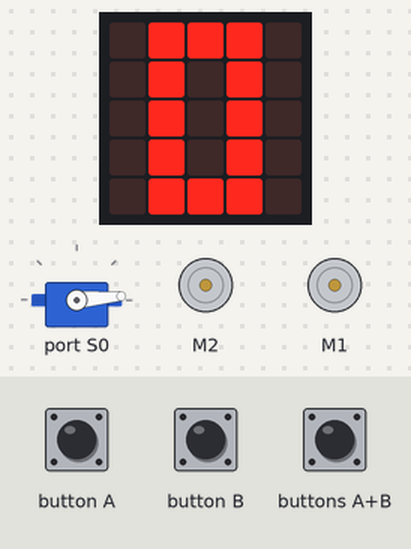
Bench run of a program on a simulated BBC micro:bit (MakeCode). Parts: the board's 5×5 LED display, servo, 2 × DC motor (green arrow = forward, orange = backward, longer = faster). The test bench sets the inputs (shaded band).

Above: at 1.6 s.
1.7 s: buttons A+B pressed for 1 s
At 3.2 s:
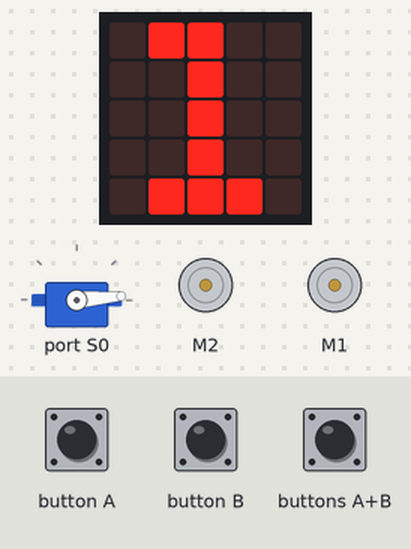
4.2 s: buttons A+B pressed for 0.15 s
At 5.5 s:
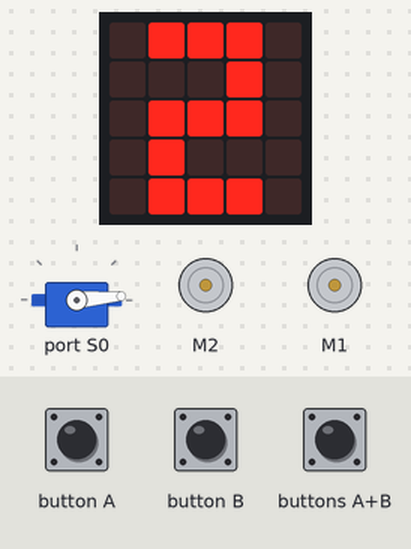
5.8 s: button A pressed for 3.2 s
At 6.67 s:
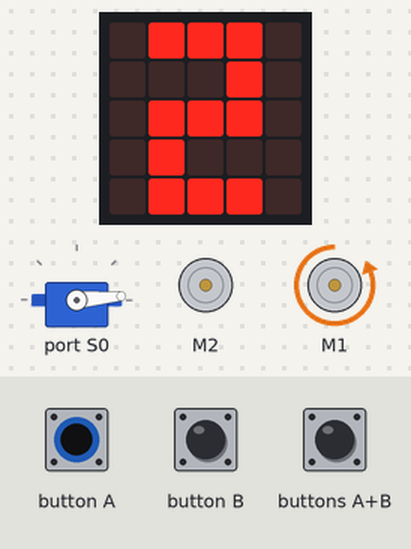
10.5 s: button B pressed for 0.15 s
At 11.5 s:
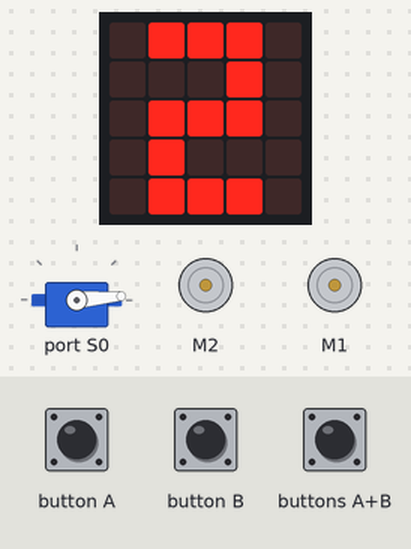
12.1 s: button B pressed for 3.2 s
At 12.66 s:
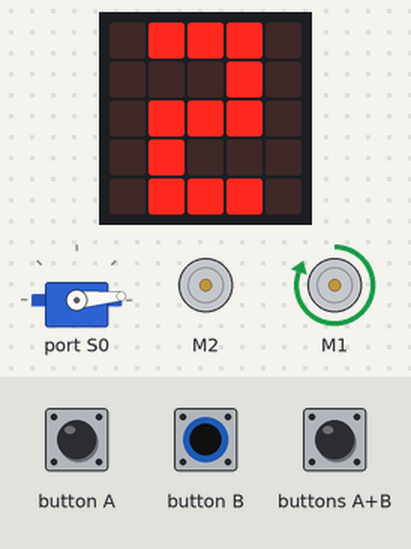
16.8 s: buttons A+B pressed for 3.2 s
Timing chart, 0 to 21.5 s (numbered marks = the images above; inputs shaded):
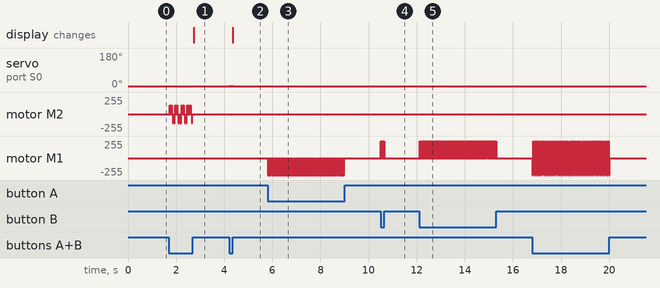

Measured:
- after the input at 1.7 s, the display: changes after 1.0 s (image 1)
- after the input at 4.2 s, servo on port S0: alternates 6° for 0.02 s and 5° for 0.04 s, 6 changes in all, then stays 5°, starting at once; the display: changes after 0.16 s (image 2)
- after the input at 5.8 s, motor M1: alternates backward 255/255 for 0.02 s and stopped for 0.02 s, 158 changes in all, then stays stopped, starting at once
- after the input at 10.5 s, motor M1: alternates forward 255/255 for 0.02 s and stopped for 0.02 s, 8 changes in all, then stays stopped, starting at once
- after the input at 12.1 s, motor M1: alternates forward 255/255 for 0.02 s and stopped for 0.02 s, 158 changes in all, then stays stopped, starting at once

The program:

main.ts
```typescript
function base () {
    if (input.buttonIsPressed(Button.A)) {
        wuKong.setMotorSpeed(wuKong.MotorList.M2, -53)
        control.waitMicros(5000)
        wuKong.stopAllMotor()
    }
    if (input.buttonIsPressed(Button.B)) {
        wuKong.setMotorSpeed(wuKong.MotorList.M2, 51)
        control.waitMicros(5000)
        wuKong.stopAllMotor()
    }
}
function garra () {
    if (input.buttonIsPressed(Button.A)) {
        wuKong.setMotorSpeed(wuKong.MotorList.M1, -100)
        control.waitMicros(20000)
        wuKong.stopAllMotor()
    }
    if (input.buttonIsPressed(Button.B)) {
        wuKong.setMotorSpeed(wuKong.MotorList.M1, 100)
        control.waitMicros(20000)
        wuKong.stopAllMotor()
    }
}
input.onButtonPressed(Button.AB, function () {
    control.waitMicros(6000)
    if (modo == 0) {
        basic.showLeds(`
            . # # . .
            . . # . .
            . . # . .
            . . # . .
            . # # # .
            `)
        modo = 1
    } else {
        if (modo == 1) {
            modo = 2
            basic.showLeds(`
                . # # # .
                . . . # .
                . # # # .
                . # . . .
                . # # # .
                `)
        } else {
            if (modo == 2) {
                modo = 0
                basic.showLeds(`
                    . # # # .
                    . # . # .
                    . # . # .
                    . # . # .
                    . # # # .
                    `)
            }
        }
    }
})
function codo () {
    if (input.buttonIsPressed(Button.A)) {
        angulo_codo = angulo_codo + 1
        wuKong.setServoAngel(wuKong.ServoList.S0, angulo_codo)
        control.waitMicros(4993)
    }
    if (input.buttonIsPressed(Button.B)) {
        angulo_codo = angulo_codo - 1
        wuKong.setServoAngel(wuKong.ServoList.S0, angulo_codo)
        control.waitMicros(4938)
    }
}
let angulo_codo = 0
let modo = 0
basic.showLeds(`
    . # # # .
    . # . # .
    . # . # .
    . # . # .
    . # # # .
    `)
modo = 0
angulo_codo = 5
wuKong.setServoAngel(wuKong.ServoList.S0, angulo_codo)
basic.forever(function () {
    if (modo == 0) {
        base()
    }
    if (modo == 1) {
        codo()
    }
    if (modo == 2) {
        garra()
    }
})
```

test.ts
```typescript
// aquí va el archivo "tests"; esto no se compilará cuando este paquete se utilice como una extensión.
```
